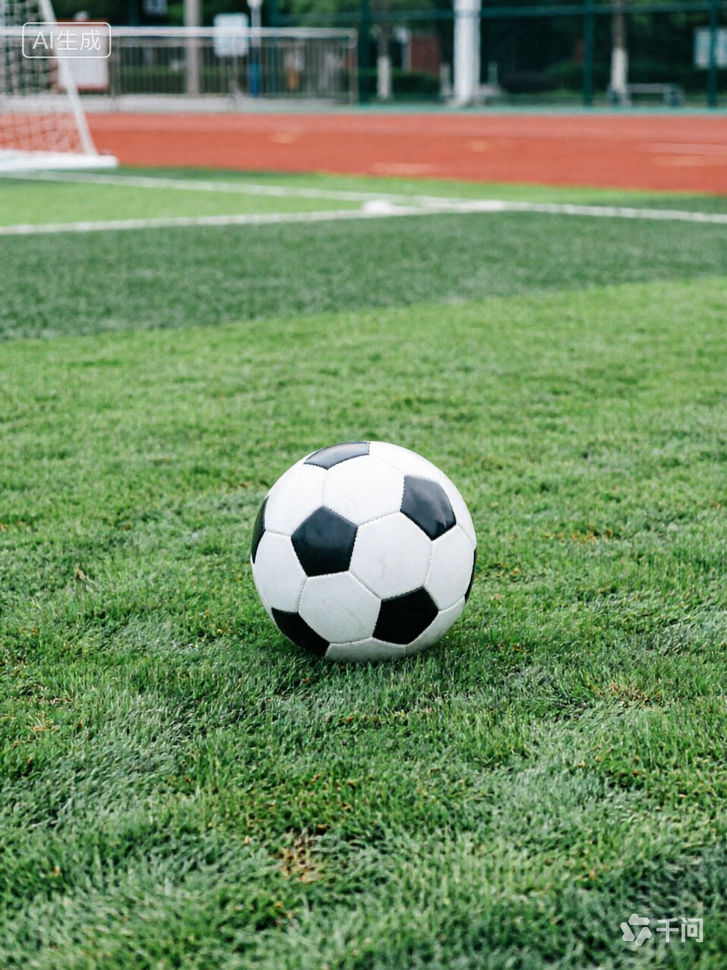
#> input picture 算法组/Week2/tangziyi/image/1.png, 727 x 970 px, shrunk from 960 x 1280 before the run, given in place of 1.jpeg, which was not available
$ python week2_task2.py
#> lines starting #> are read from the running program, lines starting #| are printed output that depends on the picture; after the words box and inside, x2 and y2 are one past the last pixel; in counts of white or black regions, pixels touching at a corner belong together
import cv2
import numpy as np

# 读取图片
img = cv2.imread(r'D:\MyCode\data\images\1.jpeg')
#> img is the input picture: shape (970, 727, 3); mean B, G, R 97.3, 138.6, 111.6

# 定义一个画图的函数
def detect_and_draw(image, lower, upper, min_area):
#> called with min_area = 500
    hsv = cv2.cvtColor(image, cv2.COLOR_BGR2HSV)
#> hsv: shape (970, 727, 3); mean H, S, V 56.1, 97.9, 144.2
    mask = cv2.inRange(hsv, np.array(lower), np.array(upper))
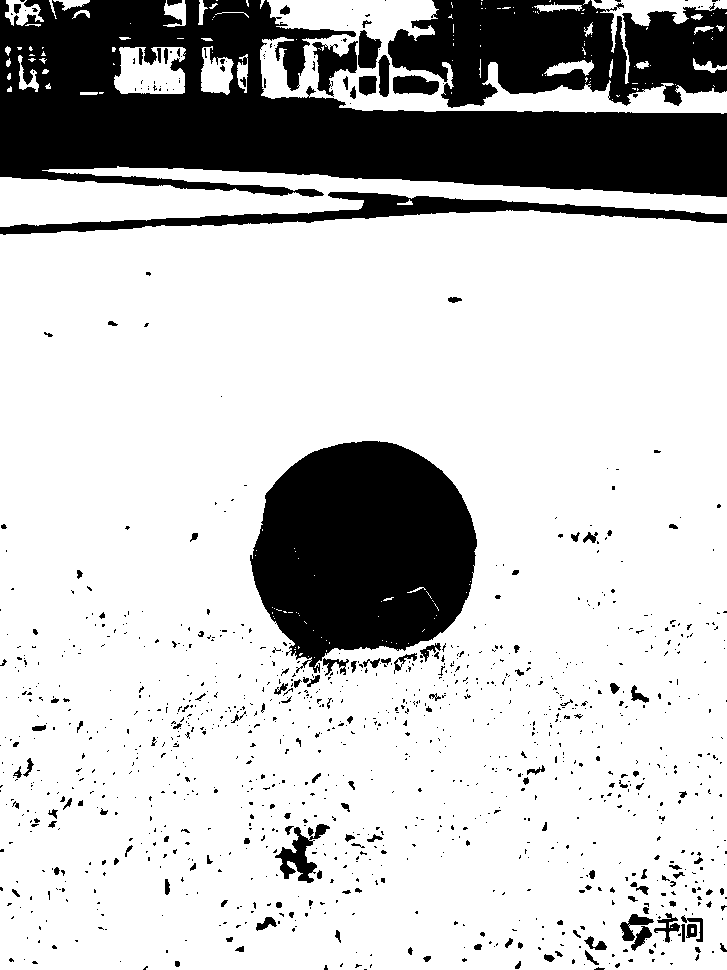
#> mask: shape (970, 727); 76.7% white; 1155 black regions (1004 under 20 px)
    contours, _ = cv2.findContours(mask, cv2.RETR_EXTERNAL, cv2.CHAIN_APPROX_SIMPLE)
#> contours = 113 contours, 87 with area under 20; largest, box (x1, y1, x2, y2) and area: (0, 210, 727, 970) 542853, (0, 166, 727, 227) 19294, (260, 0, 727, 114) 19088, (114, 47, 186, 94) 2638, (591, 0, 727, 84) 1848
    result_img = image.copy()

    if len(contours) > 0:
        largest_contour = max(contours, key=cv2.contourArea)
#> largest_contour = contour of 295 points, box (x1, y1, x2, y2) (0, 210, 727, 970), area 542853
        area = cv2.contourArea(largest_contour)
#> area = 542853
        if area > min_area:
            x, y, w, h = cv2.boundingRect(largest_contour)
#> x = 0; y = 210; w = 727; h = 760
            u = x + w // 2
#> u = 363
            v = y + h // 2
#> v = 590
            # 画绿框
            cv2.rectangle(result_img, (x, y), (x + w, y + h), (0, 255, 0), 2)
            # 画红点
            cv2.circle(result_img, (u, v), 5, (0, 0, 255), -1)
#> result_img: shape (970, 727, 3); mean B, G, R 96.4, 139.3, 110.7
            # 写坐标文字
            text = f"u={u}, v={v}"
#> text = 'u=363, v=590'
            cv2.putText(result_img, text, (x, y - 10), cv2.FONT_HERSHEY_SIMPLEX, 0.8, (0, 255, 0), 2)
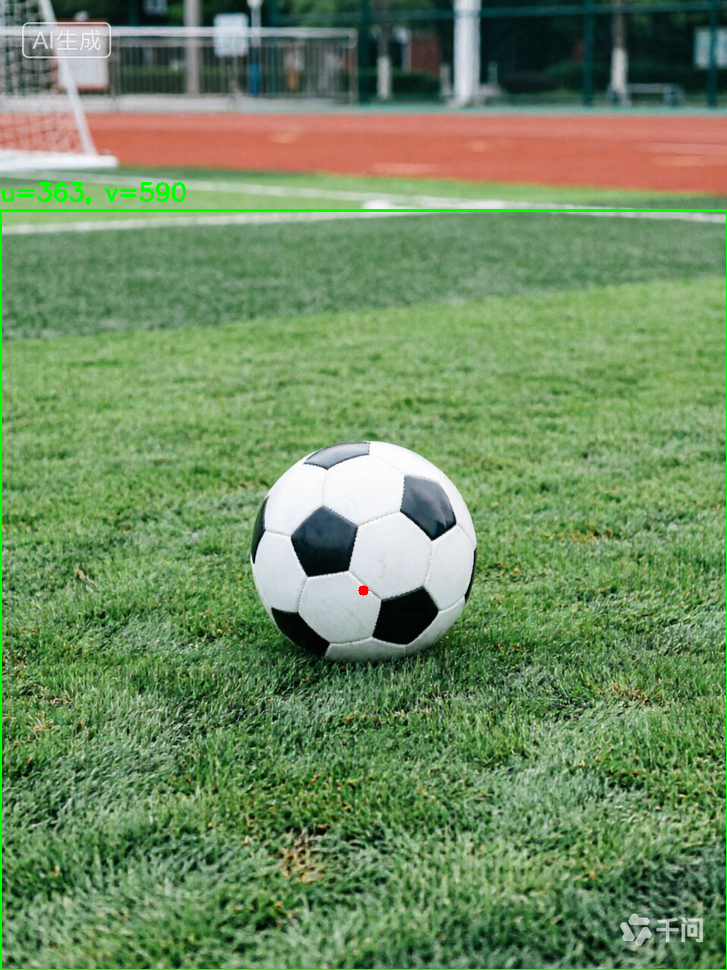
#> result_img: shape (970, 727, 3); mean B, G, R 96.2, 139.5, 110.5
            return result_img, f"找到了目标，坐标({u},{v})，面积{area}"
    return result_img, "未检测到有效目标"

# 实验 A：标准阈值（能画出框）
res_a, msg_a = detect_and_draw(img, [35, 43, 46], [90, 255, 255], 500)
#> msg_a = '找到了目标，坐标(363,590)，面积542853.0'
cv2.imwrite(r'D:\MyCode\outputs\week2_param_A.jpg', res_a)
print(f"参数A结果: {msg_a}")
#| 参数A结果: 找到了目标，坐标(363,590)，面积542853.0

# 实验 B：严格阈值（可能画不出框或画得不一样）
res_b, msg_b = detect_and_draw(img, [40, 150, 100], [80, 255, 255], 500)
#> call 2 of detect_and_draw, with min_area = 500
#> in detect_and_draw (call 2), `mask = cv2.inRange(hsv, np.array(lower), np.array(upper))`:
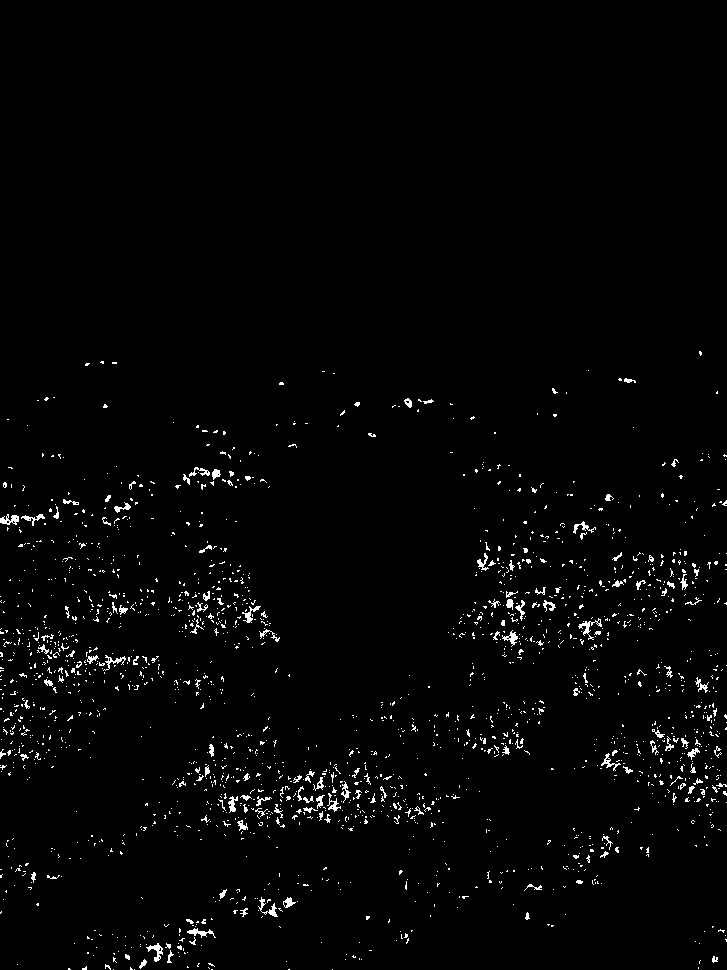
#> mask: shape (970, 727); 1.8% white in thin lines or dots, all inside (x1, y1, x2, y2) = (0, 351, 727, 970)
#> in detect_and_draw (call 2), `contours, _ = cv2.findContours(mask, cv2.RETR_EXTERNAL, cv2.CHAIN_APPR..`: contours = 1947 contours, 1889 with area under 20; largest, box (x1, y1, x2, y2) and area: (0, 514, 19, 525) 98, (146, 943, 163, 962) 98, (578, 618, 602, 640) 84, (502, 630, 518, 647) 78, (187, 928, 216, 938) 76
#> in detect_and_draw (call 2), `largest_contour = max(contours, key=cv2.contourArea)`: largest_contour = contour of 41 points, box (x1, y1, x2, y2) (0, 514, 19, 525), area 98
#> in detect_and_draw (call 2), `area = cv2.contourArea(largest_contour)`: area = 98.5
#> msg_b = '未检测到有效目标'
cv2.imwrite(r'D:\MyCode\outputs\week2_param_B.jpg', res_b)
print(f"参数B结果: {msg_b}")
#| 参数B结果: 未检测到有效目标

$ run again, with 算法组/Week2/tangziyi/image/2.png copied over 算法组/Week2/tangziyi/image/1.png
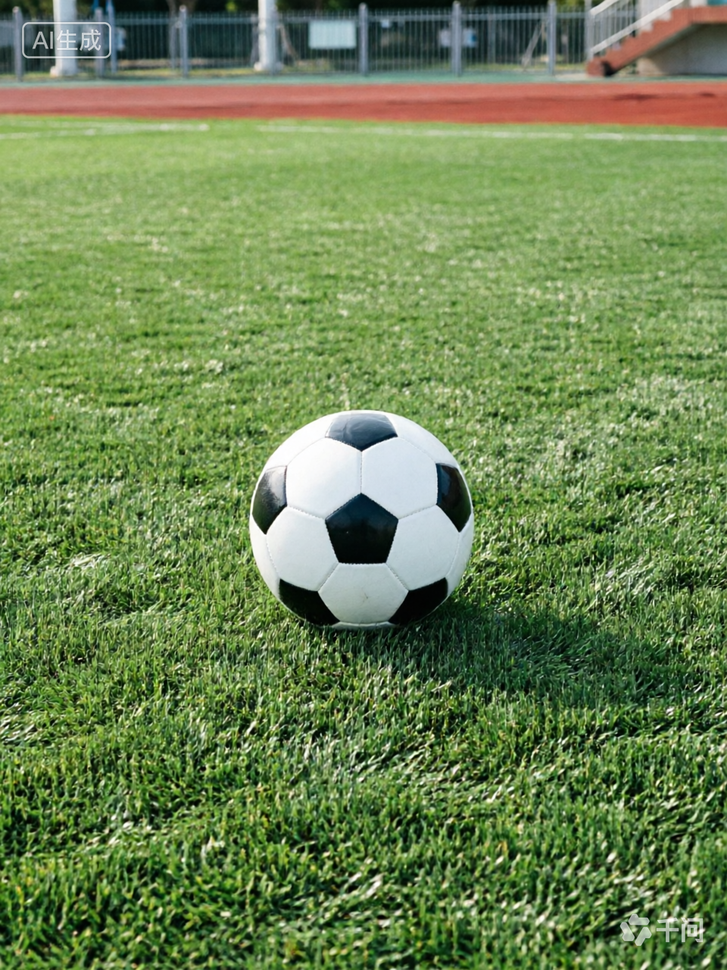
#> input picture 算法组/Week2/tangziyi/image/2.png, 727 x 970 px, shrunk from 960 x 1280 before the run, given in place of 1.jpeg, which was not available
#> img is the input picture: shape (970, 727, 3); mean B, G, R 82.7, 132.6, 109.1
#> hsv: shape (970, 727, 3); mean H, S, V 49.4, 116.4, 136.2
#> in detect_and_draw, `mask = cv2.inRange(hsv, np.array(lower), np.array(upper))`:
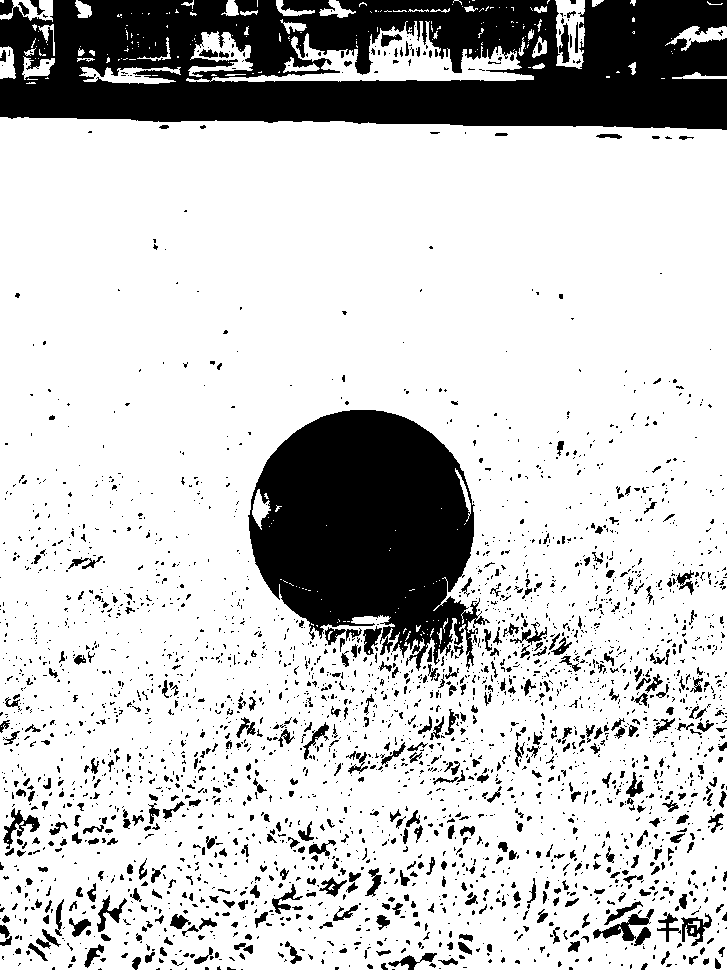
#> mask: shape (970, 727); 78.3% white; 2935 black regions (2438 under 20 px)
#> contours = 172 contours, 141 with area under 20; largest, box (x1, y1, x2, y2) and area: (0, 117, 727, 970) 612969, (186, 21, 534, 82) 6544, (555, 0, 585, 69) 1624, (188, 31, 253, 77) 1348, (79, 67, 181, 84) 780
#> largest_contour = contour of 498 points, box (x1, y1, x2, y2) (0, 117, 727, 970), area 612969
#> area = 612969
#> x = 0; y = 117; w = 727; h = 853
#> u = 363
#> v = 543
#> text = 'u=363, v=543'
#> msg_a = '找到了目标，坐标(363,543)，面积612969.0'
#| 参数A结果: 找到了目标，坐标(363,543)，面积612969.0
#> in detect_and_draw (call 2), `mask = cv2.inRange(hsv, np.array(lower), np.array(upper))`:
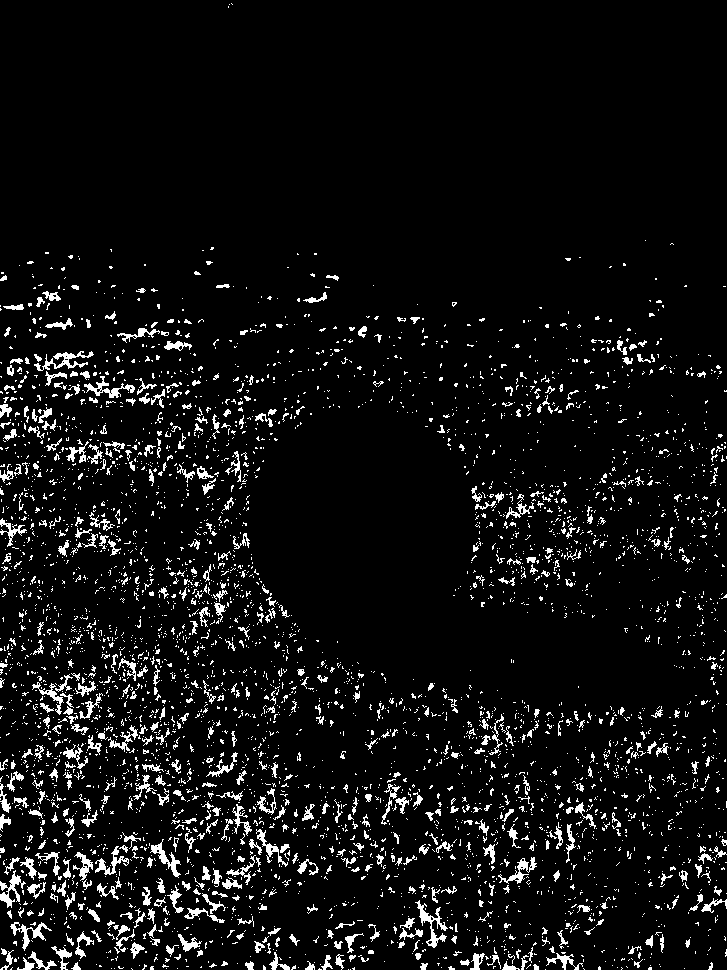
#> mask: shape (970, 727); 6.5% white in thin lines or dots
#> contours = 4463 contours, 4175 with area under 20; largest, box (x1, y1, x2, y2) and area: (415, 900, 448, 948) 319, (34, 351, 94, 371) 265, (84, 376, 135, 398) 252, (0, 870, 26, 908) 246, (150, 839, 181, 878) 241
#> largest_contour = contour of 151 points, box (x1, y1, x2, y2) (415, 900, 448, 948), area 319
#> area = 319
#> msg_b = '未检测到有效目标'
#| 参数B结果: 未检测到有效目标

$ run again, with 算法组/Week2/tangziyi/image/3.png copied over 算法组/Week2/tangziyi/image/1.png
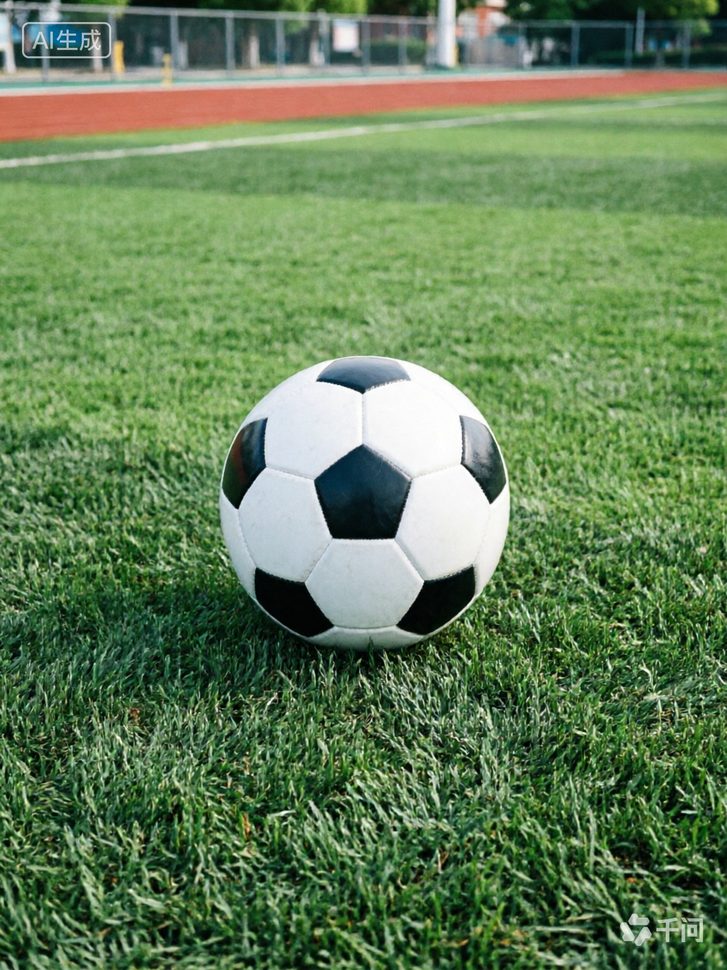
#> input picture 算法组/Week2/tangziyi/image/3.png, 727 x 970 px, shrunk from 960 x 1280 before the run, given in place of 1.jpeg, which was not available
#> img is the input picture: shape (970, 727, 3); mean B, G, R 87.7, 128.4, 100.2
#> hsv: shape (970, 727, 3); mean H, S, V 56.5, 108.5, 131.6
#> in detect_and_draw, `mask = cv2.inRange(hsv, np.array(lower), np.array(upper))`:
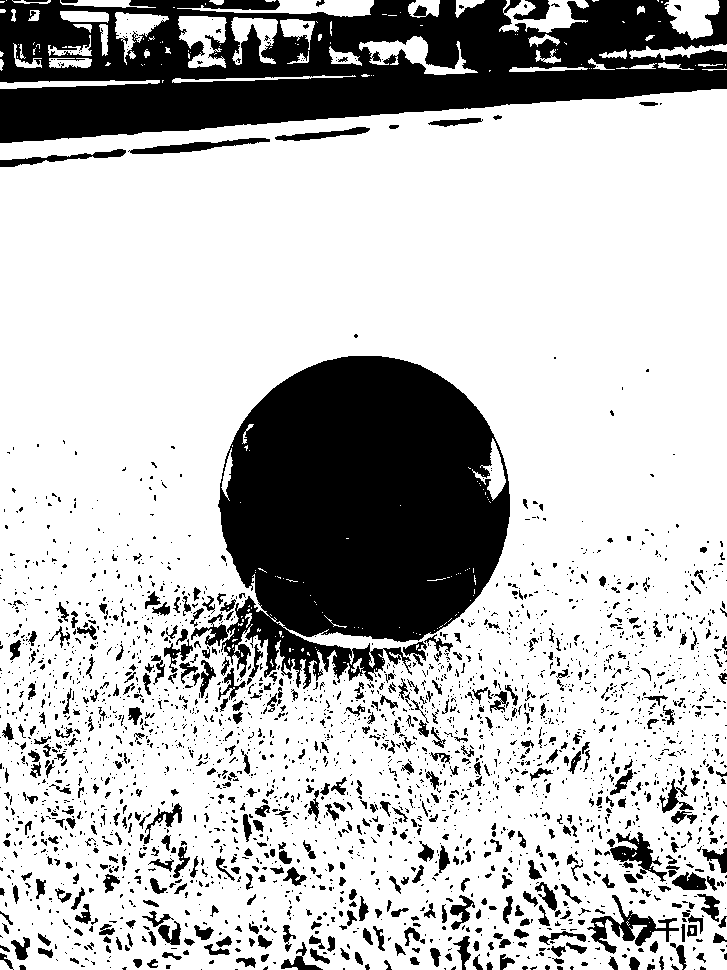
#> mask: shape (970, 727); 73.9% white; 2731 black regions (2196 under 20 px)
#> contours = 107 contours, 68 with area under 20; largest, box (x1, y1, x2, y2) and area: (0, 89, 727, 970) 615662, (178, 16, 227, 68) 1473, (359, 36, 478, 75) 1466, (664, 0, 720, 40) 1436, (177, 0, 374, 17) 1385
#> largest_contour = contour of 976 points, box (x1, y1, x2, y2) (0, 89, 727, 970), area 615662
#> area = 615662
#> x = 0; y = 89; w = 727; h = 881
#> u = 363
#> v = 529
#> text = 'u=363, v=529'
#> msg_a = '找到了目标，坐标(363,529)，面积615662.0'
#| 参数A结果: 找到了目标，坐标(363,529)，面积615662.0
#> in detect_and_draw (call 2), `mask = cv2.inRange(hsv, np.array(lower), np.array(upper))`:
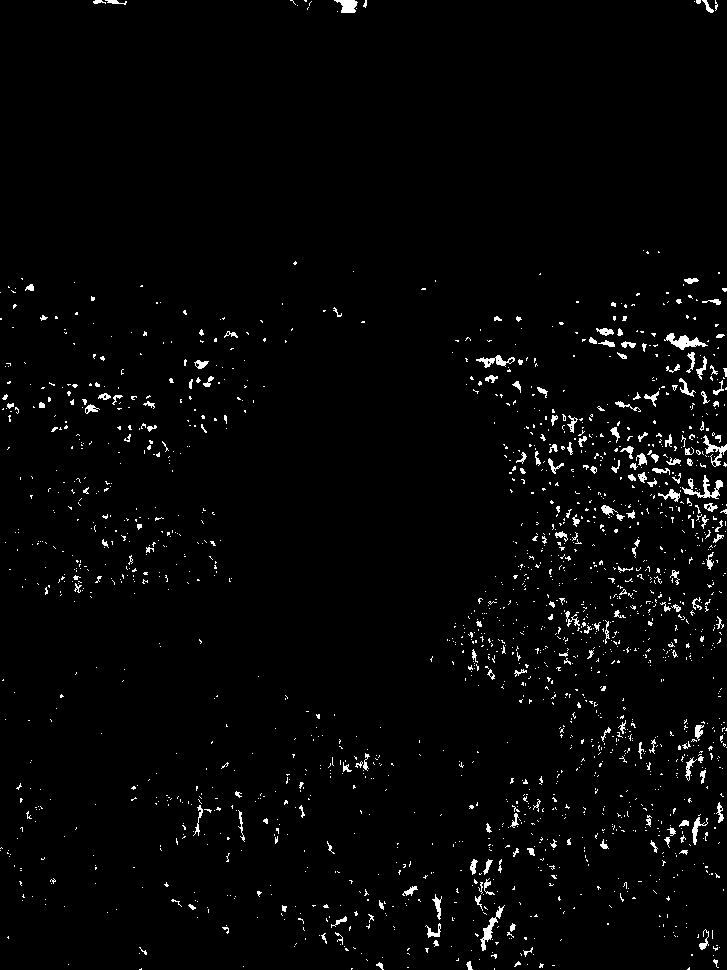
#> mask: shape (970, 727); 2.2% white in thin lines or dots
#> contours = 1798 contours, 1691 with area under 20; largest, box (x1, y1, x2, y2) and area: (664, 333, 708, 350) 258, (682, 475, 723, 499) 242, (480, 905, 505, 951) 198, (334, 0, 358, 13) 171, (476, 355, 515, 368) 165
#> largest_contour = contour of 73 points, box (x1, y1, x2, y2) (664, 333, 708, 350), area 258
#> area = 257.5
#> msg_b = '未检测到有效目标'
#| 参数B结果: 未检测到有效目标
